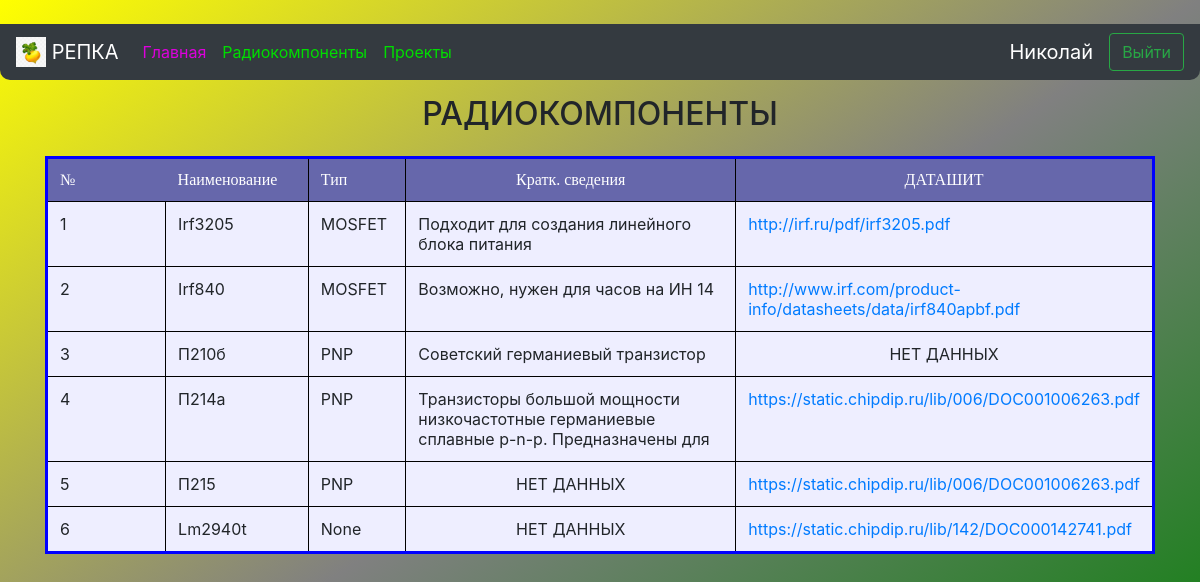
Screenshot of /components (signed in) with the database file from the repository.
### data/users.py (models this page shows, shortened)
class User(SqlAlchemyBase, UserMixin, SerializerMixin):
    __tablename__ = 'users'
    id = sqlalchemy.Column(sqlalchemy.Integer, primary_key=True, autoincrement=True)
    name = sqlalchemy.Column(sqlalchemy.String, nullable=True)
    about = sqlalchemy.Column(sqlalchemy.String, nullable=True)
    email = sqlalchemy.Column(sqlalchemy.String, index=True, unique=True, nullable=True)
    hashed_password = sqlalchemy.Column(sqlalchemy.String, nullable=True)
    created_date = sqlalchemy.Column(sqlalchemy.DateTime, default=datetime.datetime.now)
    news = orm.relation("News", back_populates='user')
    comments = orm.relation("Comment", back_populates="user")

### data/components.py (models this page shows)
class Components(SqlAlchemyBase, SerializerMixin):
    __tablename__ = 'components'
    id = sqlalchemy.Column(sqlalchemy.Integer, primary_key=True, autoincrement=True)
    title = sqlalchemy.Column(sqlalchemy.String, nullable=True)
    type = sqlalchemy.Column(sqlalchemy.String, nullable=True)
    about = sqlalchemy.Column(sqlalchemy.String, nullable=True)
    datasheet = sqlalchemy.Column(sqlalchemy.String, nullable=True)

### main.py (the view)
@app.route('/components')
def components():
    db_sess = db_session.create_session()
    comps = db_sess.query(Components).all()
    return render_template("components.html", comps=comps, title='Радиокомпоненты')

### data/db_session.py (called while the page is built)
def create_session() -> Session:
    global __factory
    return __factory()

### main.py (called while the page is built)
@login_manager.user_loader
def load_user(user_id):
    db_sess = db_session.create_session()
    return db_sess.query(User).get(user_id)

### templates/components.html (shortened to what this page needs)
﻿{% extends "base.html" %}
{% block content %}
<h2 align="center" style="padding: 15px">РАДИОКОМПОНЕНТЫ</h2>
<div class="table" align="center">
    <table class="my_table table-hover" style="border-style: solid; border-width: 3px; border-color:#0000FF;">
        <tr class="my_row" style="color:#FFFFFF; font-family: Comic Sans MS;">
            <td class="title" width="150px" bgcolor="#6667AB">№</td>
            <td class="title" width="150px" bgcolor="#6667AB">Наименование</td>
            <td class="title" width="100px" bgcolor="#6667AB" style="border: 1px solid black;">Тип</td>
            <td class="title" width="400px" bgcolor="#6667AB" align="center">Кратк. сведения</td>
            <td class="title" width="200px" bgcolor="#6667AB" align="center" style="border: 1px solid black;">ДАТАШИТ</td>
        </tr>
        {% for comp in comps %}
        <tr class="my_row">
            <td class="ordinary" bgcolor="#eeeeff" style="border: 1px solid black;">{{ comp.id }}</td>
            <td class="ordinary" bgcolor="#eeeeff" style="border: 1px solid black;">{{ comp.title.capitalize() }}</td>
            <td class="ordinary" bgcolor="#eeeeff" style="border: 1px solid black;">{{ comp.type }}</td>
            {% if comp.about %}
            <td class="ordinary" bgcolor="#eeeeff" style="border: 1px solid black;">{{ comp.about }}</td>
            {% else %}
            <td class="ordinary" bgcolor="#eeeeff" style="border: 1px solid black;" align="center">НЕТ ДАННЫХ</td>
            {% endif %}
            {% if comp.datasheet %}
            <td class="ordinary" bgcolor="#eeeeff" style="border: 1px solid black;"><a style="display: block;" href="{{ comp.datasheet }}">{{ comp.datasheet }}</a></td>
            {% else %}
            <td class="ordinary" bgcolor="#eeeeff" style="border: 1px solid black;" align="center">НЕТ ДАННЫХ</td>
            {% endif %}
        </tr>
        {% endfor %}
    </table>
</div>
<br>
{% endblock %}

### templates/base.html (shortened to what this page needs)
<!doctype html>
<html lang="en">
<head>
    <link rel="stylesheet"
          href="https://stackpath.bootstrapcdn.com/bootstrap/4.4.1/css/bootstrap.min.css"
>
</head>
<body style="background: linear-gradient(to bottom right, yellow, grey, green); background-attachment: fixed;">
<header>
    <nav class="navbar navbar-expand-sm navbar-dark bg-dark" style="border-radius: 0 0 10px 10px">
        <a class="navbar-brand"><img src="../static/img/repka1.jpg" width="30" height="30"
                                               class="d-inline-block align-top" alt="Картинка репки"> РЕПКА</a>
        <div class="collapse navbar-collapse" id="collapsibleNavbar">
            <div class="navbar-nav mr-auto">
                <a class="nav-item nav-link active" style="color:#DD00DD" href="/#">Главная<span class="sr-only">(current)</span></a>
                <a class="nav-item nav-link" style="color:#00DD00" href="/components">Радиокомпоненты</a>
                <a class="nav-item nav-link" style="color:#00DD00" href="/projects">Проекты</a>
            </div>
        </div>
        {% if current_user.is_authenticated %}
        <a class="navbar-brand">{{ current_user.name }}</a>
        <a class="btn btn-outline-success" href="/logout" type="button">Выйти</a>
        {% else %}
        <a class="btn btn-success" href="/login">Авторизация</a>
        {% endif %}
    </nav>
</header>
<main role="main" class="container">
    {% block content %}{% endblock %}
</main>
</body>
</html>

### rows the page displays
User: name "Николай"
Components: id "1", title "Irf3205", type "MOSFET", about "Подходит для создания линейного блока питания", datasheet "http://irf.ru/pdf/irf3205.pdf"
Components: id "2", title "Irf840", type "MOSFET", about "Возможно, нужен для часов на ИН 14", datasheet "http://www.irf.com/product-info/datasheets/data/irf840apbf.pdf"
Components: id "3", title "П210б", type "PNP", about "Советский германиевый транзистор", shows "НЕТ ДАННЫХ"
Components: id "4", title "П214а", type "PNP", about "Транзисторы большой мощности низкочастотные германиевые сплавные p-n-p. Предназначены для", datasheet "https://static.chipdip.ru/lib/006/DOC001006263.pdf"
Components: id "5", title "П215", type "PNP", shows "НЕТ ДАННЫХ", datasheet "https://static.chipdip.ru/lib/006/DOC001006263.pdf"
Components: id "6", title "Lm2940t", type "None", shows "НЕТ ДАННЫХ", datasheet "https://static.chipdip.ru/lib/142/DOC000142741.pdf"
